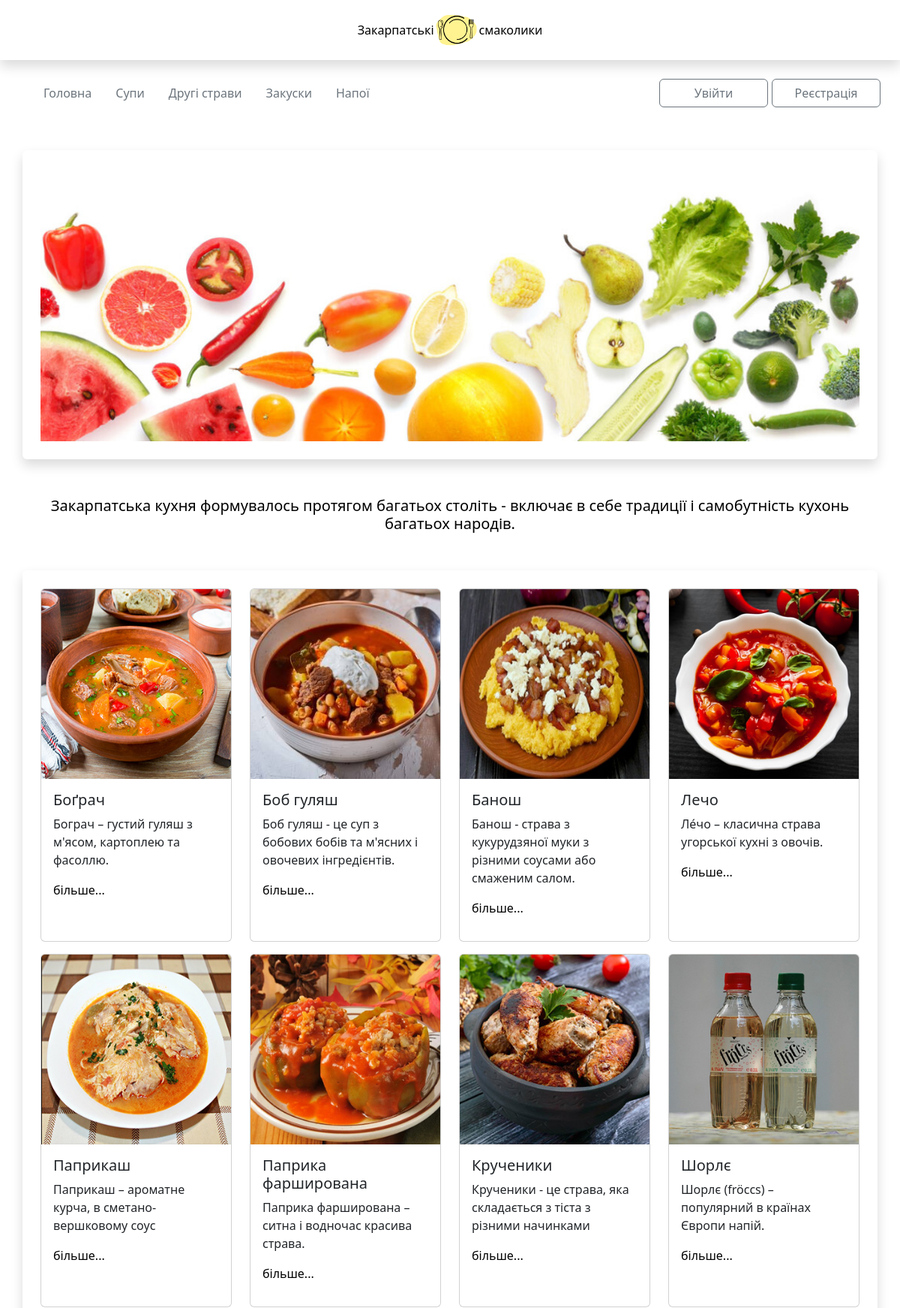
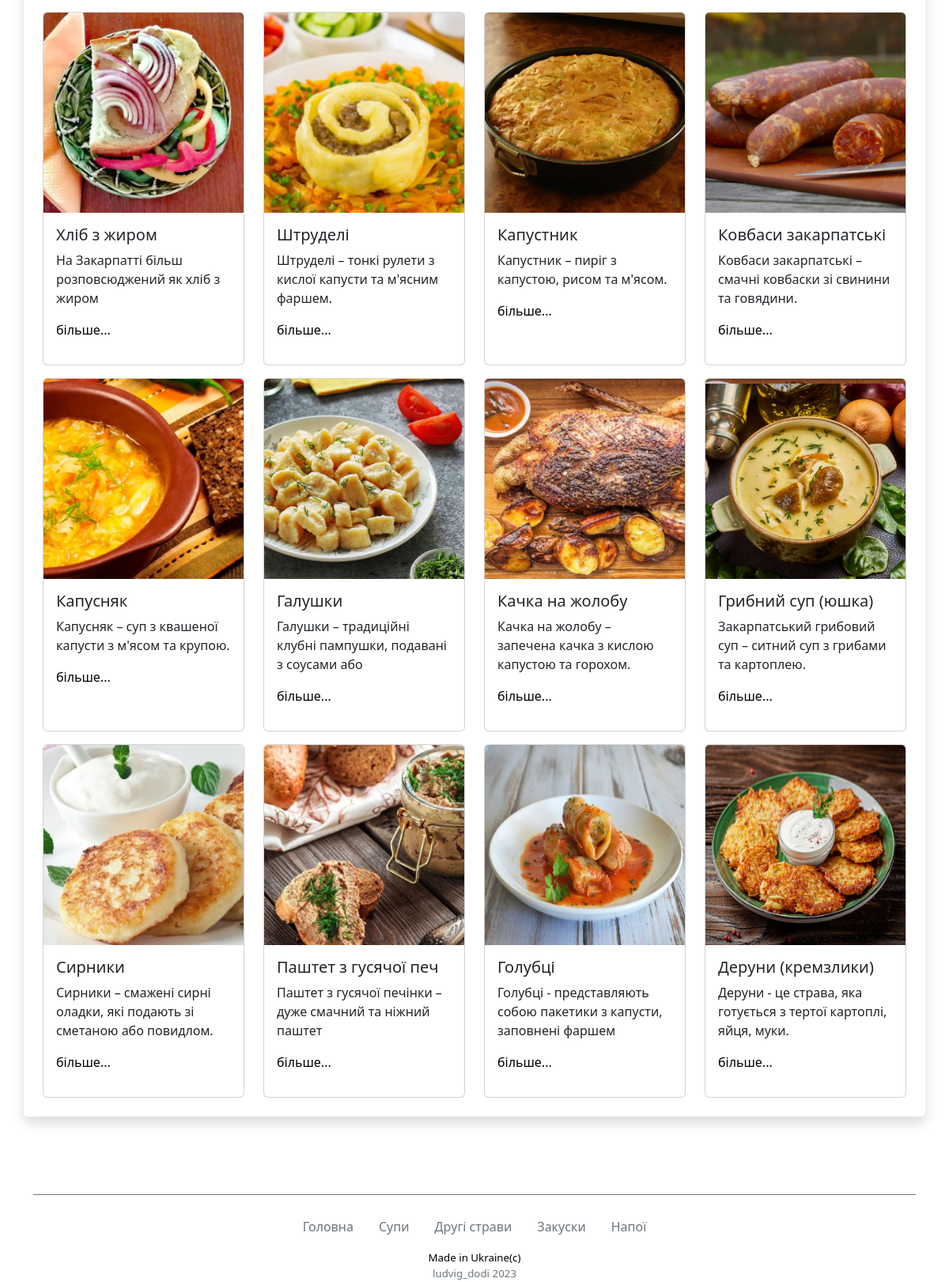
The page / on the database its author committed (2 pictures, top to bottom).
### recipes_app/models.py (models this page shows, shortened)
class Recipes(models.Model):
    name = models.CharField('Назва страв', max_length=20, blank=False)
    food_type = models.CharField('Тип їжі', max_length=20, blank=False, default='')
    short_desc = models.TextField('Короткий опис', max_length=80, blank=False)
    img = models.ImageField(null=True, blank=True, upload_to="media/", verbose_name='img')
    text = RichTextUploadingField('Recipe')
    text_second = tinymce_models.HTMLField()
    text_third = models.TextField('text', default='-')

### recipes_app/views.py (the view)
# urls.py: path('', main_page, name='index'),
def main_page(request):
    recipes = Recipes.objects.all()
    return render(request, 'index.html', {'recipes': recipes})

### templates/index.html (shortened to what this page needs)
{% extends 'base.html' %}
{% load static %}
{% block content %}
<div class="banner">
    <div class="container shadow p-4 mb-5 mt-5 bg-body rounded">
        <div class="row">
            <div class="col-12 main-img ">
                <img src="{% static 'img/11.jpg' %}" class="img" alt="...">
            </div>
        </div>
    </div>
</div>
<div class="slogan">
    <div class="container">
        <div class="slogan-text">
            <h5>Закарпатська кухня формувалось протягом багатьох століть - включає в себе традиції і самобутність кухонь багатьох народів.</h5>
        </div>
      </div>
</div>
<div class="recipe-item">
    <div class="container shadow p-4 mb-5 mt-5 bg-body rounded">
        <div class="row gy-3">
            {%  for i in recipes %}
            <div class="col-lg-3 col-md-4 col-sm-6">
                <div class="card h-100 mb-3">
                    <a href="{{i.id}}"><img src="{{i.img.url}}" class="card-img-top" alt="..."></a>
                    <div class="card-body">
                        <h5 class="card-title">{{i.name}}</h5>
                        <p class="card-text">{{i.short_desc}}</p>
                        <a href="{{i.id}}">більше...</a>
                    </div>
                </div>
            </div>
            {% endfor %}
        </div>
    </div>
</div>
{% endblock content %}

### static/css/style.css (style rules this page uses)
html, body { height: 100%; color: #000000; font-size: 1rem; }
body a { text-decoration: none; color: #000000; }
body img { padding: 0; margin: 0; max-width:100%; height: 100%; }
.main-img>.img { width: 100%; }
.slogan { text-align: center; margin: 50px auto; }
.recipe-item { margin-top: 50px; }

### rows shown on the page
Recipes: img (picture), name "Боґрач", short_desc "Бограч – густий гуляш з м'ясом, картоплею та фасоллю."
Recipes: img (picture), name "Боб гуляш", short_desc "Боб гуляш - це суп з бобових бобів та м'ясних і овочевих інгредієнтів."
Recipes: img (picture), name "Банош", short_desc "Банош - страва з кукурудзяної муки з різними соусами або смаженим салом."
Recipes: img (picture), name "Лечо", short_desc "Ле́чо – класична страва угорської кухні з овочів."
Recipes: img (picture), name "Паприкаш", short_desc "Паприкаш – ароматне курча, в сметано-вершковому соус"
Recipes: img (picture), name "Паприка фарширована", short_desc "Паприка фарширована – ситна і водночас красива страва."
Recipes: img (picture), name "Крученики", short_desc "Крученики - це страва, яка складається з тіста з різними начинками"
Recipes: img (picture), name "Шорлє", short_desc "Шорлє (fröccs) – популярний в країнах Європи напій."
Recipes: img (picture), name "Хліб з жиром", short_desc "На Закарпатті більш розповсюджений як хліб з жиром"
Recipes: img (picture), name "Штруделі", short_desc "Штруделі – тонкі рулети з кислої капусти та м'ясним фаршем."
Recipes: img (picture), name "Капустник", short_desc "Капустник – пиріг з капустою, рисом та м'ясом."
Recipes: img (picture), name "Ковбаси закарпатські", short_desc "Ковбаси закарпатські – смачні ковбаски зі свинини та говядини."
Recipes: img (picture), name "Капусняк", short_desc "Капусняк – суп з квашеної капусти з м'ясом та крупою."
Recipes: img (picture), name "Галушки", short_desc "Галушки – традиційні клубні пампушки, подавані з соусами або"
Recipes: img (picture), name "Качка на жолобу", short_desc "Качка на жолобу – запечена качка з кислою капустою та горохом."
Recipes: img (picture), name "Грибний суп (юшка)", short_desc "Закарпатський грибовий суп – ситний суп з грибами та картоплею."
Recipes: img (picture), name "Сирники", short_desc "Сирники – смажені сирні оладки, які подають зі сметаною або повидлом."
Recipes: img (picture), name "Паштет з гусячої печ", short_desc "Паштет з гусячої печінки – дуже смачний та ніжний паштет"
Recipes: img (picture), name "Голубці", short_desc "Голубці - представляють собою пакетики з капусти, заповнені фаршем"
Recipes: img (picture), name "Деруни (кремзлики)", short_desc "Деруни - це страва, яка готується з тертої картоплі, яйця, муки."
